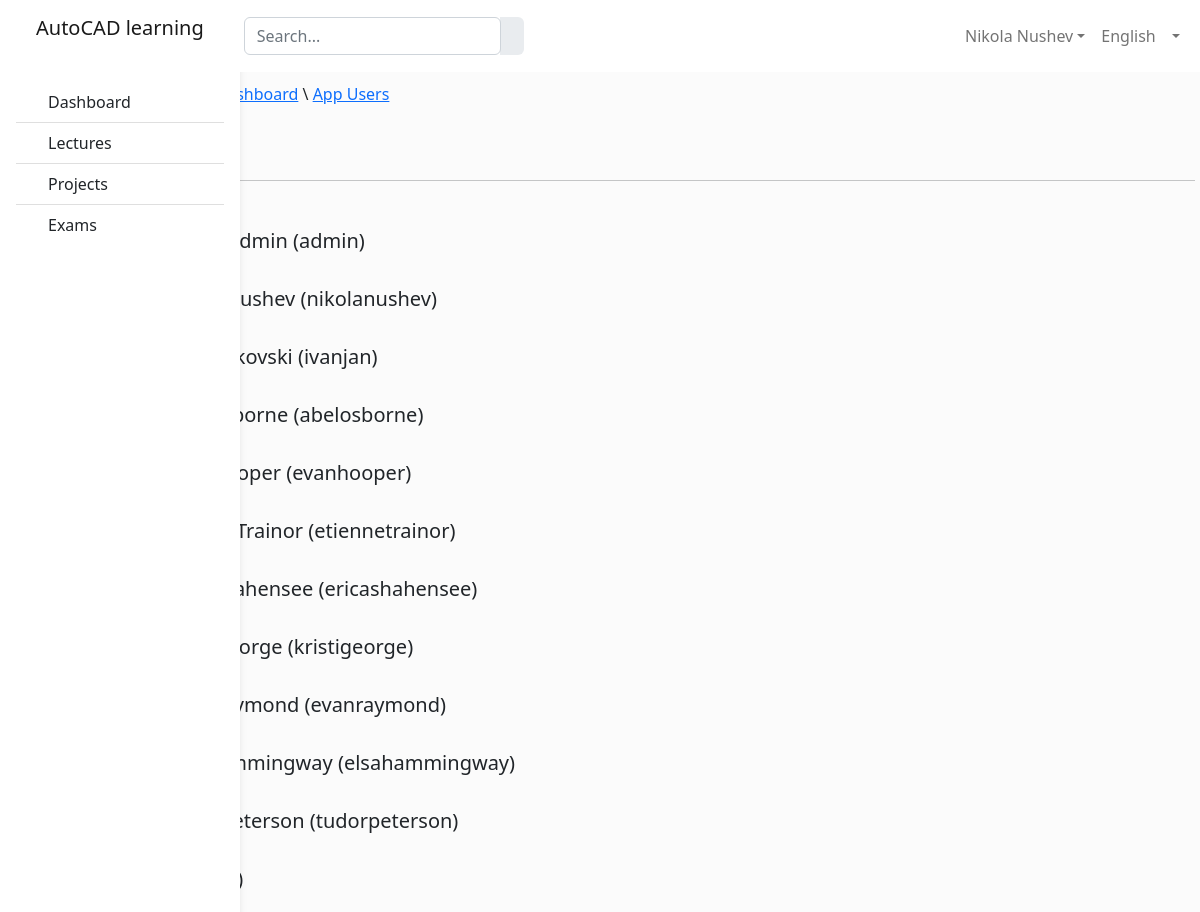
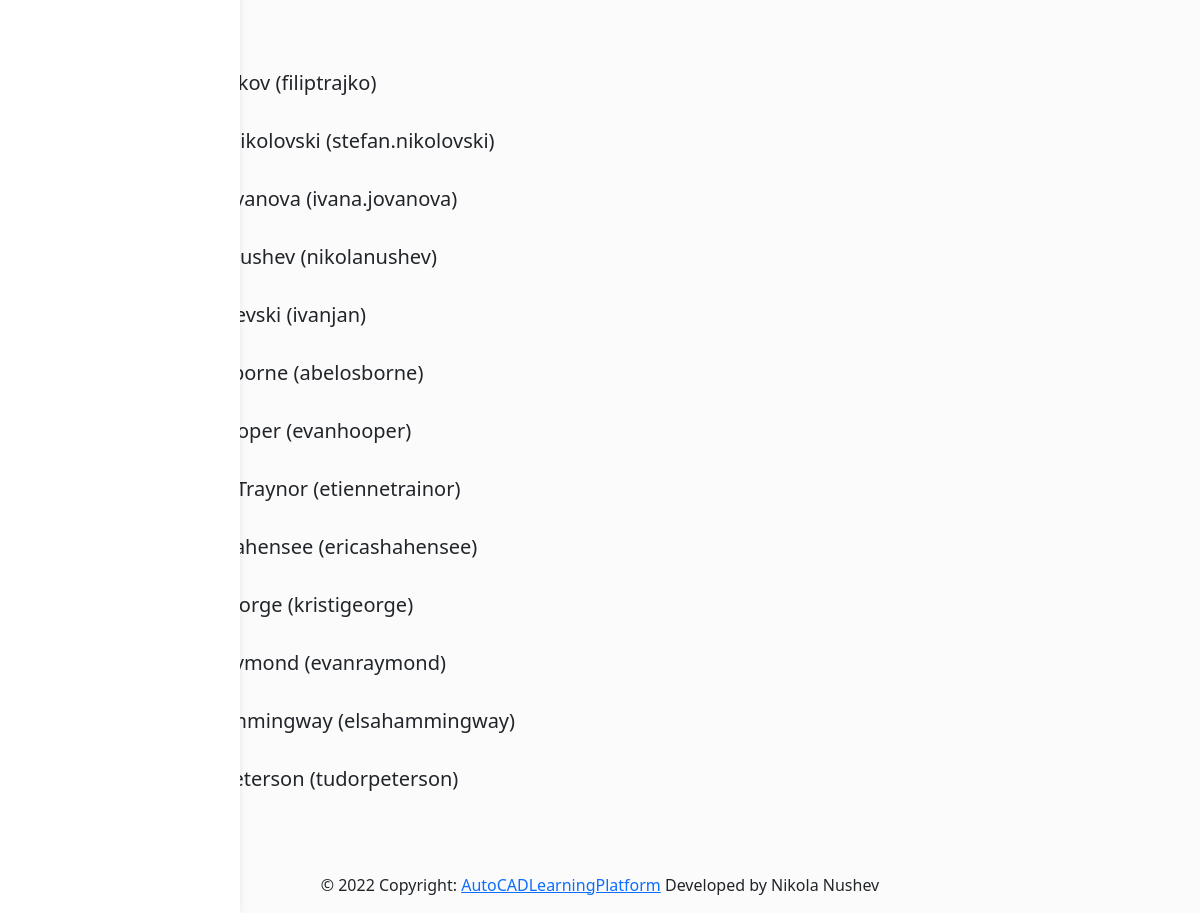
The page /users/ (signed in) on the database its author committed (2 pictures, top to bottom).
### AutoCadApp/models.py (models this page shows, shortened)
class AppUser(models.Model):
    first_name = models.CharField(max_length=30)
    last_name = models.CharField(max_length=30)
    user = models.ForeignKey(User, on_delete=models.CASCADE)
    phone_number = models.CharField(max_length=9)
    date_of_birth = models.DateField
    photo = models.ImageField(upload_to="images/", null=True, blank=True, )

### AutoCadApp/views.py (the view)
# urls.py: path('users/', users_list, name="users_list"),
def users_list(request):
    usrs = AppUser.objects.all()
    users1 = User.objects.all()
    context = {'users': usrs, 'user': request.user, 'users1': users1}
    return render(request, 'users.html', context=context)

### templates/users.html (shortened to what this page needs)
{% load static %}
{% load embed_video_tags %}
<!DOCTYPE html>
<html lang="en">
<head>
    <link href="https://cdn.jsdelivr.net/npm/bootstrap@5.2.1/dist/css/bootstrap.min.css" rel="stylesheet">
</head>
<body>
    <header>
        <nav id="sidebarMenu" class="collapse d-lg-block sidebar collapse bg-white">
            <div class="position-sticky">
                <div class="list-group list-group-flush mx-3 mt-4">
                    <a href="{% url 'dashboard' %}" class="list-group-item list-group-item-action py-2 ripple" aria-current="true"><span>Dashboard</span></a>
                    <a href="{% url 'lectures' %}" class="list-group-item list-group-item-action py-2 ripple"><span>Lectures</span></a>
                    <a href="{% url 'projects' %}" class="list-group-item list-group-item-action py-2 ripple"><span>Projects</span></a>
                    <a href="{% url 'exams' %}" class="list-group-item list-group-item-action py-2 ripple"><span>Exams</span></a>
                </div>
            </div>
        </nav>
        <nav id="main-navbar" class="navbar navbar-expand-lg navbar-light bg-white fixed-top">
            <div class="container-fluid">
                <a class="navbar-brand" href="#"><p class="mx-4">AutoCAD learning</p></a>
                <form class="d-none d-md-flex input-group w-auto my-auto">
                    <input autocomplete="off" type="search" class="form-control rounded" placeholder='Search...' style="min-width: 225px"/>
                    <span class="input-group-text border-0"></span>
                </form>
                <ul class="navbar-nav ms-auto d-flex flex-row">
                    {% if user.is_authenticated %}
                        <li class="nav-item dropdown mr-2">
                            <a class="nav-link dropdown-toggle" href="#" role="button" data-bs-toggle="dropdown" aria-expanded="false">{{ user.first_name }} {{ user.last_name }}</a>
                        </li>
                        {% else %}
                            <li class="nav-item dropdown mr-2">
                                <a class="nav-link" href="{% url 'login' %}" role="button">Log In</a>
                            </li>
                    {% endif %}
                    <li class="nav-item dropdown">
                        <a class="nav-link dropdown-toggle" href="#" role="button" data-bs-toggle="dropdown" aria-expanded="false">
                            English
                        </a>
                    </li>
                </ul>
            </div>
        </nav>
    </header>
    <main style="margin-top: 58px;">
        <div class="container pt-4">
            <div class="row">
                <p>AutoCAD learning \ <a href="{% url 'dashboard' %}">Dashboard</a> \ <a href="{% url 'users_list' %}">App Users</a>
                </p>
            </div>
            <div class="row mt-3">
                <h3>Users</h3>
                <hr>
            </div>
            <div class="row mt-3">
                {% for item in users1 %}
                    <div class="row mt-2">
                        <div class="col-md-1" style="align-content: center">
                        </div>
                        <div class="col-md-11 mt-2">
                            <h5 class="card-title">{{ item.first_name }} {{ item.last_name }} ({{ item.username }})</h5>
                        </div>
                    </div>
                {% endfor %}
                {% for u in users %}
                    <div class="row mt-2">
                        <div class="col-md-1" style="align-content: center">
                        </div>
                        <div class="col-md-11 mt-2">
                            <h5 class="card-title">{{ u.first_name }} {{ u.last_name }} ({{ u.user.username }})</h5>
                        </div>
                    </div>
                {% endfor %}
            </div>
        </div>
    </main>
    <footer class="footer page-footer font-small mt-5">
        <div class="footer-copyright text-center py-3 ">
            © 2022 Copyright:
            <a href="{% url 'dashboard' %}"> AutoCADLearningPlatform</a>
            Developed by Nikola Nushev
        </div>
    </footer>
</body>
</html>

### templates/users.html (style rules this page uses)
body { background-color: #fbfbfb; }
@media (min-width: 991.98px) { main { padding-left: 50px; } }
.sidebar { position: fixed; top: 0; bottom: 0; left: 0; padding: 58px 0 0; box-shadow: 0 2px 5px 0 rgb(0 0 0 / 5%), 0 2px 10px 0 rgb(0 0 0 / 5%); width: 240px; z-index: 600; }

### rows shown on the page
AppUser: last_name "Nushev", user.username "nikolanushev"
AppUser: last_name "Janevski", user.username "ivanjan"
AppUser: last_name "Osborne", user.username "abelosborne"
AppUser: last_name "Hooper", user.username "evanhooper"
AppUser: last_name "Traynor", user.username "etiennetrainor"
AppUser: last_name "Shahensee", user.username "ericashahensee"
AppUser: last_name "George", user.username "kristigeorge"
AppUser: last_name "Raymond", user.username "evanraymond"
AppUser: last_name "Hammingway", user.username "elsahammingway"
AppUser: last_name "Peterson", user.username "tudorpeterson"

### other values the page prints
{{ user.first_name }} "Nikola"
{{ user.last_name }} "Nushev"
{{ item.last_name }} "Admin"
{{ item.username }} "admin"
{{ item.last_name }} "Nushev"
{{ item.username }} "nikolanushev"
{{ item.last_name }} "Jankovski"
{{ item.username }} "ivanjan"
{{ item.last_name }} "Osborne"
{{ item.username }} "abelosborne"
{{ item.last_name }} "Hooper"
{{ item.username }} "evanhooper"
{{ item.last_name }} "Trainor"
{{ item.username }} "etiennetrainor"
{{ item.last_name }} "Shahensee"
